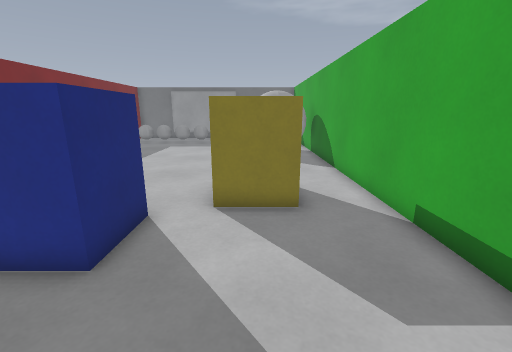
[1] (above)

14 first-person views from a walk through a 3-D level made in the Godot game engine. The camera is 1.3 m above the floor, tilts 14° down and sees 90° across. The floor is counted in squares, 0.5 m on a side. Each view is taken from the middle of a square. On the plan, view 1 faces up. The plan holds only what a view shows up to about 18 squares ahead; the rest is blank.

[2]
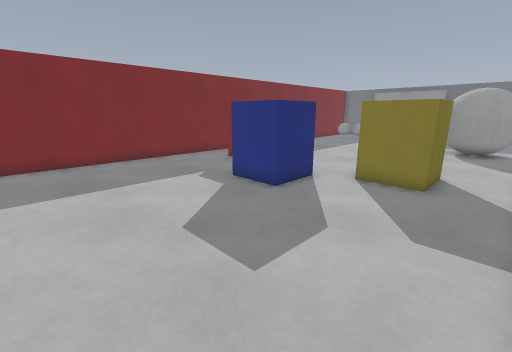

[3]
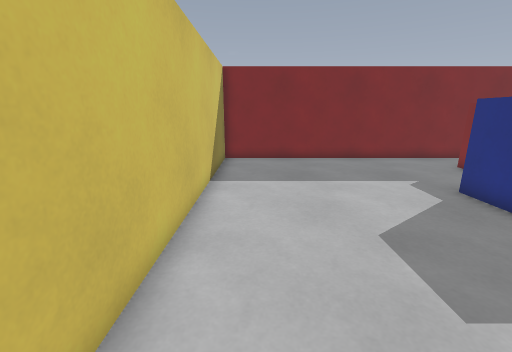

[4]
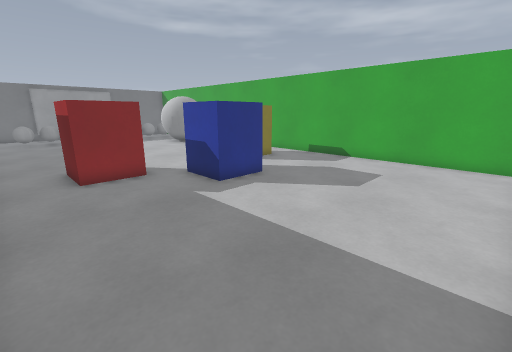

[5]
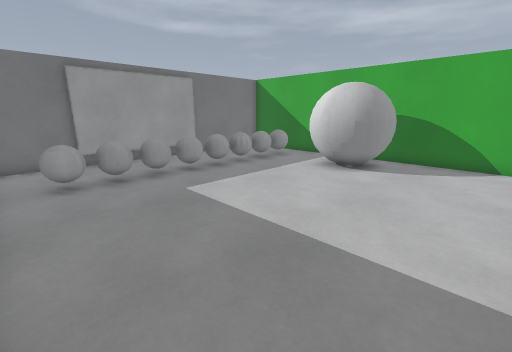

[6]
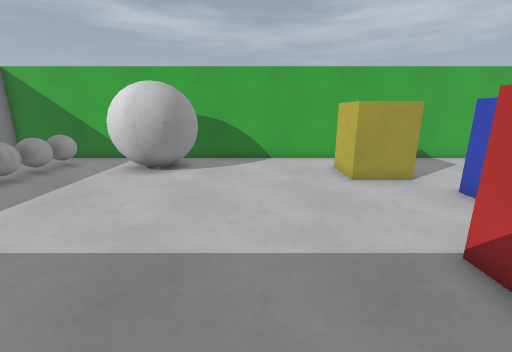

[7]
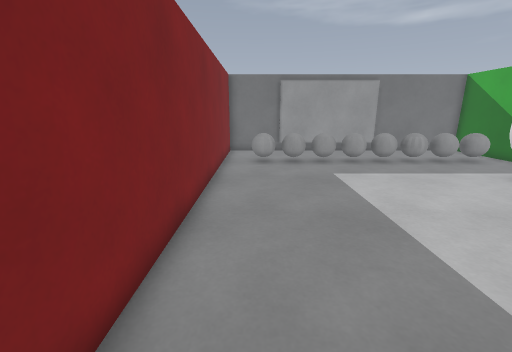

[8]
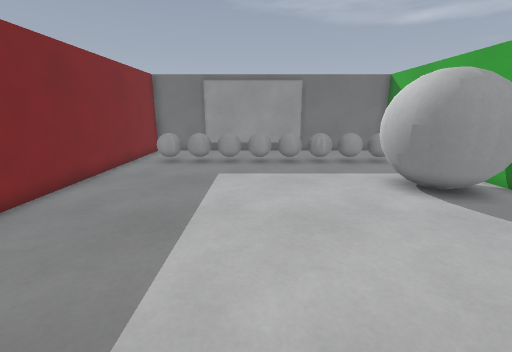

[9]
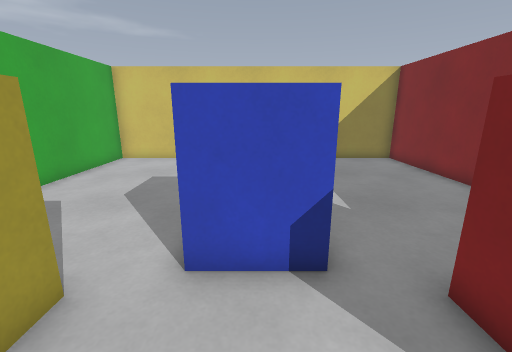

[10]
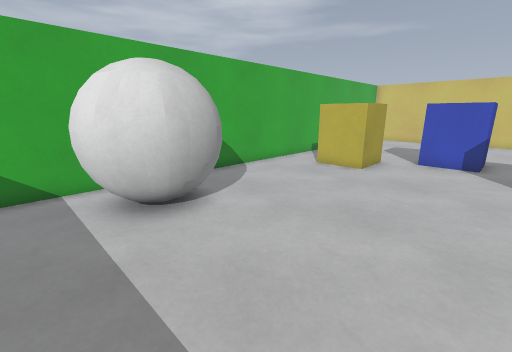

[11]
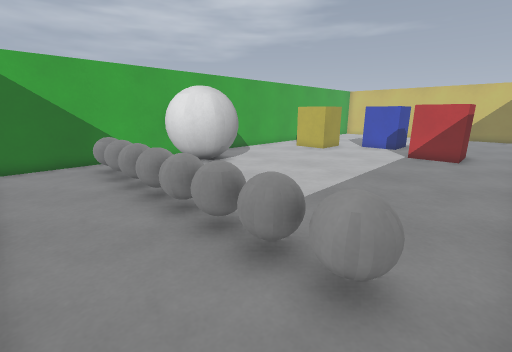

[12]
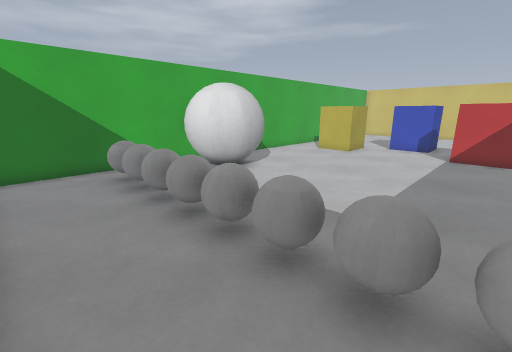

[13]
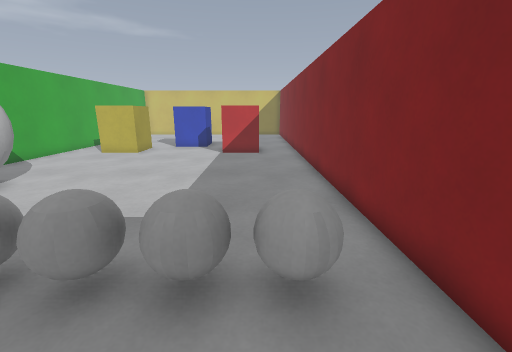

[14]
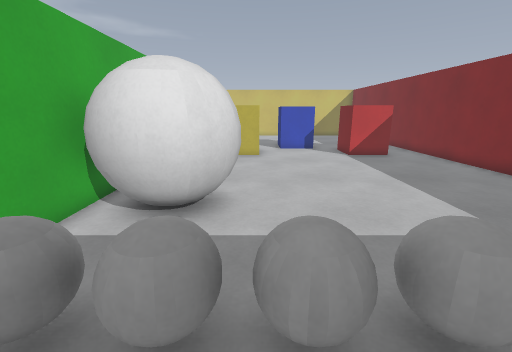

### Floor plan
Key: @ floor where view 1 was taken; # wall or solid block; . floor; = window, fence, low wall or low ledge; B ball; A box.
Columns run from 12 left of view 1 to 4 right of it. Each row starts with its distance up from view 1.
 27 #################
 26 #...............#
 25 #...............#
 24 #...............#
 23 #.=============.#
 22 #.=============.#
 21 #...............#
 20 #............BB.#
 19 #...........BBBB#
 18 #..........BBBB #
 17 #...........BBBB#
 16 #...........BBBB#
 15 #...............#
 14 #...............#
 13 #...............#
 12 #...............#
 11 #...............#
 10 #...............#
  9 #..AAA.....AAA..#
  8 #..A A.....A A..#
  7 #..AAA.....AAA..#
  6 #......AAA......#
  5 #......A A......#
  4 #......AAA......#
  3 #...............#
  2 #...............#
  1 #...............#
  0 #...........@...#
 -1 #...............#
 -2 #...............#
 -3 #...............#
 -4 #...............#
 -5 #################

Positions as (right, up) in squares from view 1, and headings:
1: (0, 0), facing up
2: (3, -3), facing up-left
3: (3, -3), facing left
4: (-11, -4), facing up-right
5: (-11, 12), facing up-right
6: (-11, 13), facing right
7: (-10, 9), facing up
8: (-5, 9), facing up
9: (-4, 10), facing down
10: (-6, 21), facing down-right
11: (-11, 26), facing down-right
12: (-9, 26), facing down-right
13: (-9, 26), facing down
14: (-1, 25), facing down
